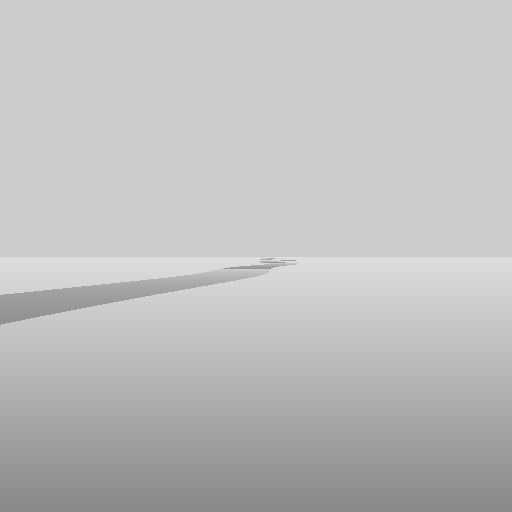
Frame 1 (no input)
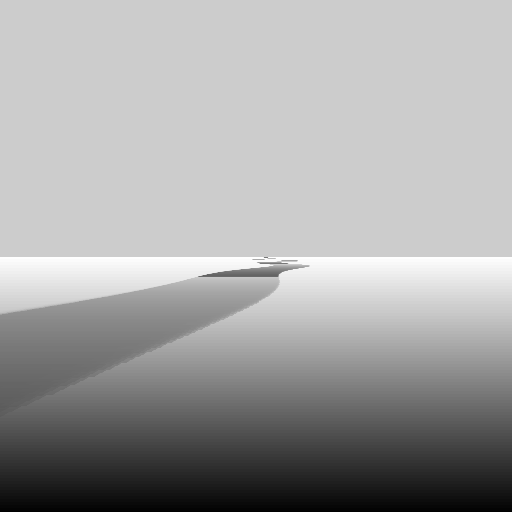
Frame 60 (the mouse pressed at the canvas centre just before this capture)
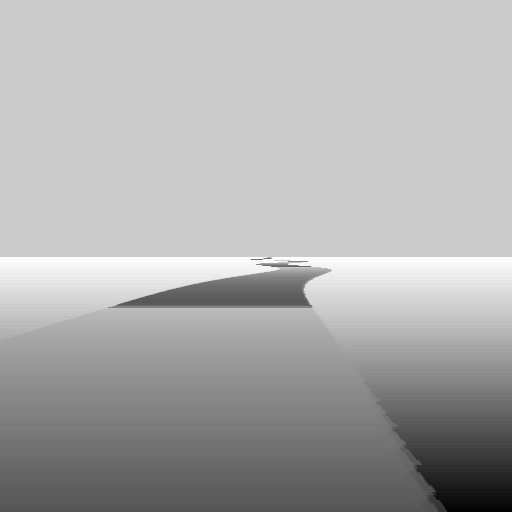
Frame 120 (the mouse held since frame 60 and released just before this capture)

The Processing sketch that drew these frames (run headless with seeded random() and noise(); from frame 60 on, the mouse is pressed at the canvas centre):

// Processing sketch: processing_6274
// ── processing_6274.pde

float h=256,t,T,x,y;
void setup(){size(512,512);}
void draw(){
  //x=.3-mouseY/h/5;
  x=(-1f*touchpad.y/touchpad.maxY/2f+0.5)/4;
  t+=x;
  //T+=(mouseX/h-1)*x;
  T+=(1f*touchpad.x/touchpad.maxX)*x;
  noStroke();
  for(y=0;++y<h;){
    fill(h-y,85);
    rect(0,h+y,h*2,1);
    x=h/y+t;
    fill(x%20*9,85);
    x=T+noise(x/99)*60-30;
    rect(h-x*y-2*y,h+y,y*4,1);
  }
}



void keyPressed(){
  touchpad.keyInput(true,key,keyCode);
}
void keyReleased(){
  touchpad.keyInput(false,key,keyCode);
}
KeyTouchpad touchpad=new KeyTouchpad();
class KeyTouchpad {
  int x=0;
  int y=0;
  int downKeys=0;

  class KeyItem { boolean valid; char key; int keyCode; int x; int y; }
  KeyItem keys[]=new KeyItem[20];

  KeyItem processKey(char key,int keyCode){
    KeyItem k=new KeyItem();
    k.valid=false;
    if(key!=CODED){
      for(int y=0;y<kbdCodes.length;y++){
        int x=-1;
        for(int xi=0;xi<kbdCodes[y].length;xi++) if(kbdCodes[y][xi]==keyCode){ x=xi; break; };
        if(x>=0){
          k.valid=true;
          k.key=key;
          k.keyCode=keyCode;
          k.x=x*12+y*4 -5*12-12/2; //TL=-66 BL=-54 TR=66 BR=78  
          k.y=y*12     -1*12-12/2; //T=-18 B=18
        }
      }
    }
    return k;
  }
  int maxX=66;
  int maxY=18;

  void debug(){
    println("---------- KeyTouchpad debug begin ----------");
    for(int i=0;i<keys.length;i++){
      print("["+i+"]=");
      if(keys[i]==null){
        print("null");
      }else{
        print("valid: "+keys[i].valid+" ");
        print("key: "+keys[i].key+" ");
        print("code: "+keys[i].keyCode+" ");
        print("x: "+keys[i].x+" ");
        print("y: "+keys[i].y+" ");
      }
      println("");
    }
    println("---------- KeyTouchpad debug end ----------");
  }

  void updatePos(){
    int ax=0,ay=0;
    downKeys=0;
    for(int i=0;i<keys.length;i++){
      if((keys[i]!=null)&&(keys[i].valid)){
        ax+=keys[i].x;
        ay+=keys[i].y;
        downKeys++;
      }
    }
    if(downKeys>0){
      x=ax/downKeys;
      y=ay/downKeys;
    }
  }

  void keyInput(boolean isPressed,char key,int keyCode){
    KeyItem k=processKey(key,keyCode);
    boolean done=false;
    if(k.valid){
      for(int i=0;i<keys.length;i++){
        boolean empty=(keys[i]==null);
        boolean same=(!empty) && (k.keyCode==keys[i].keyCode);
        if(isPressed){
          if(same&&done)    keys[i]=null;
          if(empty&&!done){ keys[i]=k; done=true; }
          if(same)                     done=true;
        }else{ //release
          if(same){ keys[i]=null; }
        }
      }
    }
    updatePos();
  }

  int kbdCodes[][]={ //length:12,12,12,10
    {java.awt.event.KeyEvent.VK_1
    ,java.awt.event.KeyEvent.VK_2
    ,java.awt.event.KeyEvent.VK_3
    ,java.awt.event.KeyEvent.VK_4
    ,java.awt.event.KeyEvent.VK_5
    ,java.awt.event.KeyEvent.VK_6
    ,java.awt.event.KeyEvent.VK_7
    ,java.awt.event.KeyEvent.VK_8
    ,java.awt.event.KeyEvent.VK_9
    ,java.awt.event.KeyEvent.VK_0
    ,java.awt.event.KeyEvent.VK_MINUS
    ,java.awt.event.KeyEvent.VK_EQUALS
    }
   ,{java.awt.event.KeyEvent.VK_Q
    ,java.awt.event.KeyEvent.VK_W
    ,java.awt.event.KeyEvent.VK_E
    ,java.awt.event.KeyEvent.VK_R
    ,java.awt.event.KeyEvent.VK_T
    ,java.awt.event.KeyEvent.VK_Y
    ,java.awt.event.KeyEvent.VK_U
    ,java.awt.event.KeyEvent.VK_I
    ,java.awt.event.KeyEvent.VK_O
    ,java.awt.event.KeyEvent.VK_P
    ,java.awt.event.KeyEvent.VK_OPEN_BRACKET
    ,java.awt.event.KeyEvent.VK_CLOSE_BRACKET
    }
   ,{java.awt.event.KeyEvent.VK_A
    ,java.awt.event.KeyEvent.VK_S
    ,java.awt.event.KeyEvent.VK_D
    ,java.awt.event.KeyEvent.VK_F
    ,java.awt.event.KeyEvent.VK_G
    ,java.awt.event.KeyEvent.VK_H
    ,java.awt.event.KeyEvent.VK_J
    ,java.awt.event.KeyEvent.VK_K
    ,java.awt.event.KeyEvent.VK_L
    ,java.awt.event.KeyEvent.VK_SEMICOLON
    ,java.awt.event.KeyEvent.VK_QUOTE
    ,java.awt.event.KeyEvent.VK_BACK_SLASH
    }
   ,{java.awt.event.KeyEvent.VK_Z
    ,java.awt.event.KeyEvent.VK_X
    ,java.awt.event.KeyEvent.VK_C
    ,java.awt.event.KeyEvent.VK_V
    ,java.awt.event.KeyEvent.VK_B
    ,java.awt.event.KeyEvent.VK_N
    ,java.awt.event.KeyEvent.VK_M
    ,java.awt.event.KeyEvent.VK_COMMA
    ,java.awt.event.KeyEvent.VK_PERIOD
    ,java.awt.event.KeyEvent.VK_SLASH
    }
  };
}
